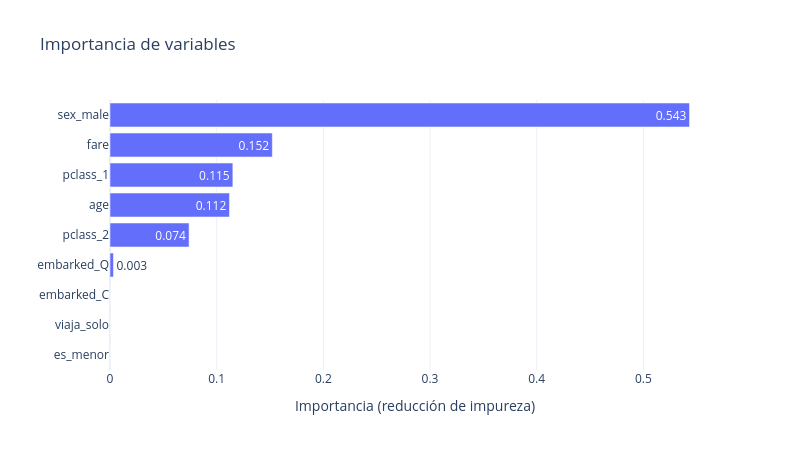

Source (notebook cell):
### Code cell
# Grafica la importancia de las variables
# ✍️ Tu código aquí
plot_importancias(arbol, X_train.columns)

### Figure 1 — Plotly figure (JSON) as saved in the notebook; plotly's stock layout.template omitted (floating-point values rounded to 4 significant figures)
{"data": [{"hovertemplate": "Importancia (reducción de impureza)=%{x}<br>=%{y}<extra></extra>", "legendgroup": "", "marker": {"color": "#636efa", "pattern": {"shape": ""}}, "name": "", "orientation": "h", "showlegend": false, "textposition": "auto", "texttemplate": "%{x:.3f}", "type": "bar", "x": [0.0, 0.0, 0.0, 0.003247, 0.07412, 0.112, 0.1152, 0.1522, 0.5433], "xaxis": "x", "y": ["es_menor", "viaja_solo", "embarked_C", "embarked_Q", "pclass_2", "age", "pclass_1", "fare", "sex_male"], "yaxis": "y"}], "layout": {"barmode": "relative", "height": 450, "legend": {"tracegroupgap": 0}, "title": {"text": "Importancia de variables"}, "width": 800, "xaxis": {"anchor": "y", "domain": [0, 1], "title": {"text": "Importancia (reducción de impureza)"}}, "yaxis": {"anchor": "x", "domain": [0, 1], "title": {"text": ""}}}}
